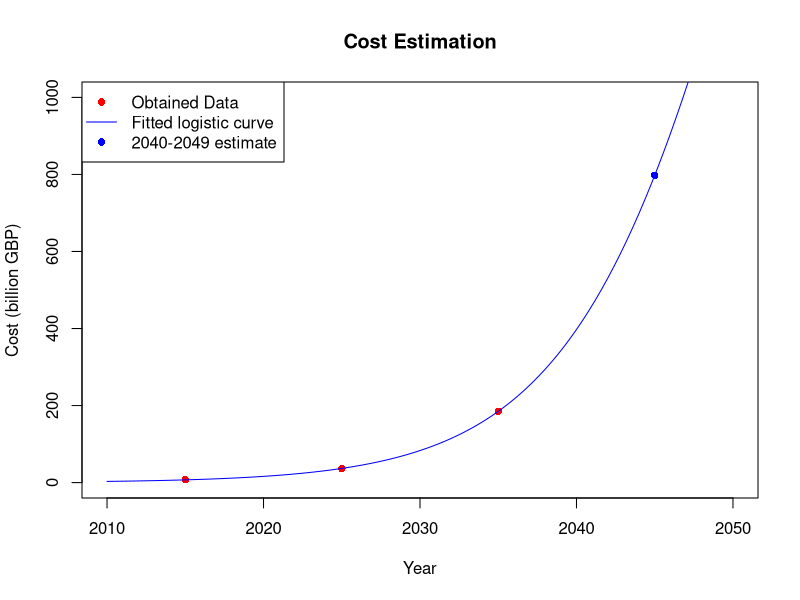

Write the R code that produced this figure.
# Install and load necessary packages
install.packages("minpack.lm", type = "binary")
library(minpack.lm)

# Data
years <- c(2015, 2025, 2035)  # Midpoints of the given decades
costs <- c(7.83, 36.5, 185)  # Total costs in billion USD

# Logistic function
logistic <- function(t, L, k, t0) {
  L / (1 + exp(-k * (t - t0)))
}

# Fit the curve using non-linear least squares
start_params <- list(L = 2000, k = 0.2, t0 = 2025)
fit <- nlsLM(costs ~ logistic(years, L, k, t0), start = start_params)

# Extract parameters
params <- coef(fit)
L <- params["L"]
k <- params["k"]
t0 <- params["t0"]

# Predict future costs
future_years <- 2045
future_costs <- logistic(future_years, L, k, t0)
future_costs

# Print the estimated cost for 2040-2049
cat(sprintf("Estimated cost for 2040-2049: $%.2f billion\n", future_costs))

# Plot the data and the fitted curve
plot(years, costs, col = "red", pch = 16, xlim = c(2010, 2050), ylim = c(0,1000), xlab = "Year", ylab = "Cost (billion GBP)", main = "Cost Estimation")
curve(logistic(x, L, k, t0), from = 2010, to = 2050, add = TRUE, col = "blue")
points(future_years, future_costs, col = "blue", pch = 16)
legend("topleft", legend = c("Obtained Data", "Fitted logistic curve", "2040-2049 estimate"),
       col = c("red", "blue", "blue"), pch = c(16, NA, 16), lty = c(NA, 1, NA))
